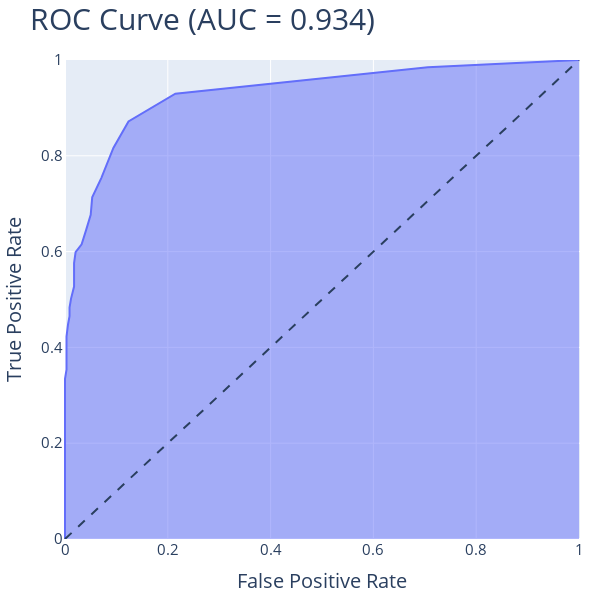

Write notebook code for a chart like this one.
### Code cell
roc = BinaryROC(thresholds=1000)
rocs = roc(preds, target)
fig = px.area(x=rocs[0], y = rocs[1], labels={"x": "False Positive Rate", "y": "True Positive Rate"}, width=600, height=600, title=f"ROC Curve (AUC = {auc:.3f})")
fig.update_layout(
    yaxis_range=[0, 1],
    margin=dict(l=20, r=20, t=60, b=20),
    showlegend=False,
    title=dict(font=dict(size=30)),
    yaxis=dict(tickfont=dict(size=15), title_font=dict(size=20)),
    xaxis=dict(tickfont=dict(size=15), title_font=dict(size=20)),
)
fig.add_shape(
    type='line', line=dict(dash='dash'),
    x0=0, x1=1, y0=0, y1=1
)
fig.write_image("../images/roc_curve.pdf")
fig.show()

### Figure 1 — Plotly figure (JSON) as saved in the notebook; plotly's stock layout.template omitted (floating-point values rounded to 4 significant figures; data arrays with more than 128 entries replaced by an {"elided": "..."} marker saying what was removed)
{"data": [{"fillpattern": {"shape": ""}, "hovertemplate": "False Positive Rate=%{x}<br>True Positive Rate=%{y}<extra></extra>", "legendgroup": "", "line": {"color": "#636efa"}, "marker": {"symbol": "circle"}, "mode": "lines", "name": "", "orientation": "v", "showlegend": false, "stackgroup": "1", "type": "scatter", "x": {"elided": "1000 float values"}, "xaxis": "x", "y": {"elided": "1000 float values"}, "yaxis": "y"}], "layout": {"height": 600, "legend": {"tracegroupgap": 0}, "margin": {"b": 20, "l": 20, "r": 20, "t": 60}, "shapes": [{"line": {"dash": "dash"}, "type": "line", "x0": 0, "x1": 1, "y0": 0, "y1": 1}], "showlegend": false, "title": {"font": {"size": 30}, "text": "ROC Curve (AUC = 0.934)"}, "width": 600, "xaxis": {"anchor": "y", "domain": [0, 1], "tickfont": {"size": 15}, "title": {"font": {"size": 20}, "text": "False Positive Rate"}}, "yaxis": {"anchor": "x", "domain": [0, 1], "range": [0, 1], "tickfont": {"size": 15}, "title": {"font": {"size": 20}, "text": "True Positive Rate"}}}}
